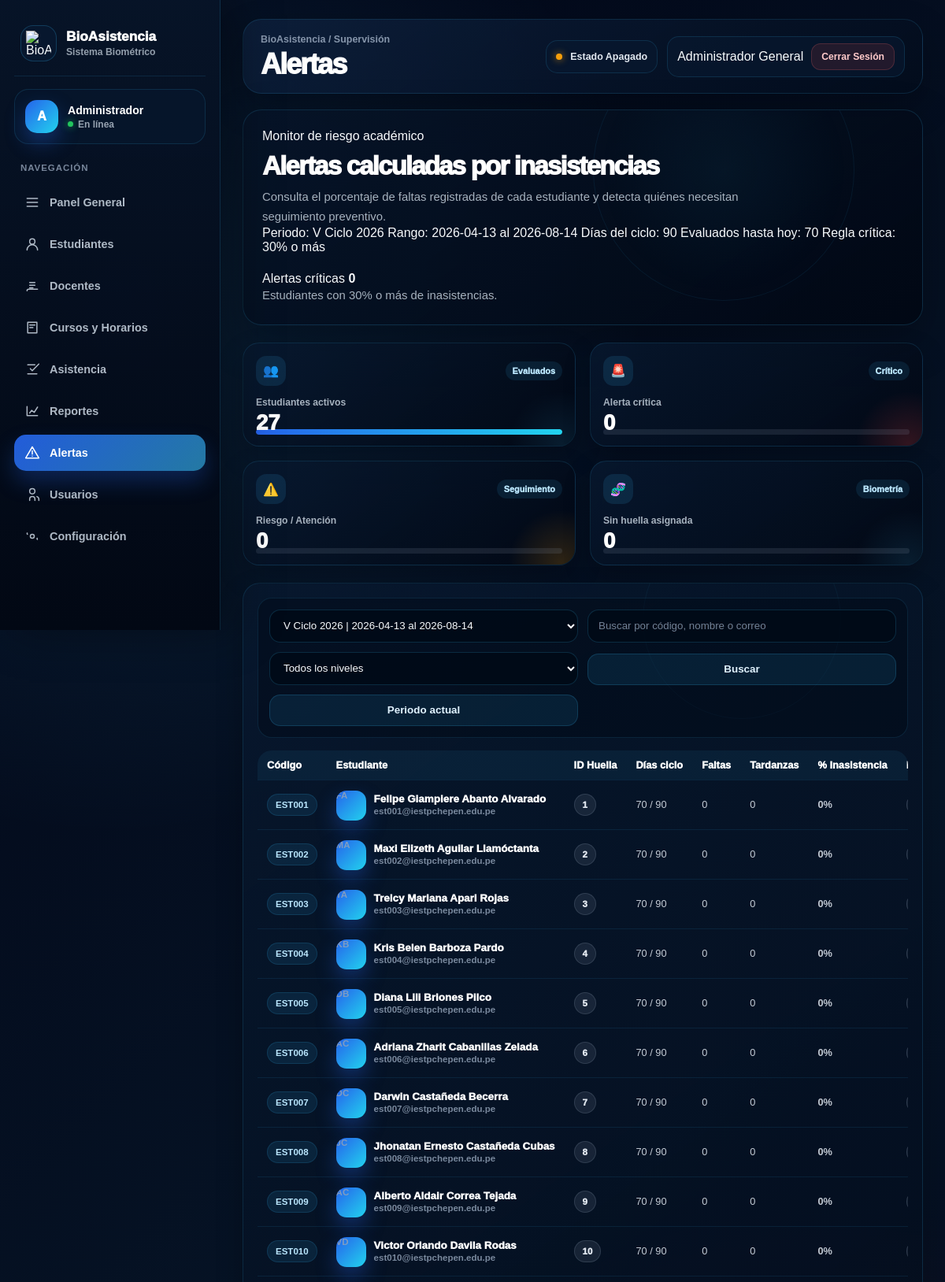
The app's page /pages/alertas.php (signed in, upper part) with its own data.
### tables this page shows
CREATE TABLE periodos_academicos (
    id_periodo INT AUTO_INCREMENT PRIMARY KEY,
    nombre_periodo VARCHAR(100) NOT NULL UNIQUE,
    fecha_inicio DATE NOT NULL,
    fecha_fin DATE NOT NULL,
    estado ENUM('Activo','Inactivo') NOT NULL DEFAULT 'Activo',
    fecha_registro DATETIME NOT NULL DEFAULT CURRENT_TIMESTAMP,
    CONSTRAINT chk_periodo_fechas CHECK (fecha_fin >= fecha_inicio)
);

CREATE TABLE estudiantes (
    id_estudiante INT AUTO_INCREMENT PRIMARY KEY,
    id_periodo INT NOT NULL DEFAULT 1,
    codigo_estudiante VARCHAR(20) NOT NULL UNIQUE,
    nombres VARCHAR(120) NOT NULL,
    apellidos VARCHAR(120) NOT NULL,
    dni VARCHAR(15) NULL UNIQUE,
    correo VARCHAR(150) NULL UNIQUE,
    correo_institucional VARCHAR(150) NULL UNIQUE,
    telefono VARCHAR(20) NULL,
    whatsapp VARCHAR(20) NULL,
    direccion VARCHAR(250) NULL,
    programa_estudios VARCHAR(160) NOT NULL DEFAULT 'Computación e Informática',
    ciclo VARCHAR(20) NOT NULL DEFAULT 'V',
    turno ENUM('Mañana','Tarde','Noche') NOT NULL DEFAULT 'Tarde',
    estado_academico ENUM('Regular','Retirado','Egresado') NOT NULL DEFAULT 'Regular',
    estado ENUM('Activo','Inactivo') NOT NULL DEFAULT 'Activo',
    fecha_registro DATETIME NOT NULL DEFAULT CURRENT_TIMESTAMP,
    CONSTRAINT fk_estudiantes_periodos
        FOREIGN KEY (id_periodo)
        REFERENCES periodos_academicos(id_periodo)
        ON DELETE NO ACTION
        ON UPDATE CASCADE
);

### pages/alertas.php (the view, shortened to what the rows shown need)
<?php
require_once __DIR__ . '/../includes/auth.php';
function fecha_valida_alerta(string $fecha): bool
{
    $partes = explode('-', $fecha);
    return checkdate((int) $partes[1], (int) $partes[2], (int) $partes[0]);
}
function contar_dias_habiles_alerta(string $inicio, string $fin): int
{
    $fechaInicio = new DateTimeImmutable($inicio);
    $fechaFin = new DateTimeImmutable($fin);
    $periodo = new DatePeriod(
        $fechaInicio,
        new DateInterval('P1D'),
        $fechaFin->modify('+1 day')
    );
    $diasHabiles = 0;
    foreach ($periodo as $fecha) {
        $numeroDia = (int) $fecha->format('N');
        if ($numeroDia >= 1 && $numeroDia <= 5) {
            $diasHabiles++;
        }
    }
    return $diasHabiles;
}
function porcentaje_alerta(int $cantidad, int $total): float
{
    return round(($cantidad / $total) * 100, 2);
}
function nivel_riesgo_alerta(float $porcentaje, int $totalDiasCiclo): string
{
    return 'Normal';
}
function estado_academico_desde_nivel_alerta(string $nivel): string
{
    return match ($nivel) {
        'Alerta crítica' => 'Inhabilitado',
        'Riesgo' => 'Riesgo',
        'Atención' => 'Atención',
        default => 'Regular'
    };
}
function clase_riesgo_alerta(string $nivel): string
{
    return match ($nivel) {
        'Alerta crítica' => 'estado-falto alerta-critica',
        'Riesgo' => 'estado-falto alerta-riesgo',
        'Atención' => 'estado-tardanza alerta-atencion',
        'Normal' => 'estado-puntual alerta-normal',
        default => 'estado-pendiente alerta-sin-datos'
    };
}
function recomendacion_alerta(string $nivel): string
{
    return match ($nivel) {
        'Alerta crítica' => 'El estudiante llegó al 30% o más de inasistencias del ciclo académico. Debe figurar como inhabilitado por inasistencia.',
        'Riesgo' => 'Realizar seguimiento inmediato. Está cerca del límite del 30% de inasistencias del ciclo.',
        'Atención' => 'Realizar seguimiento preventivo. Ya alcanzó el 20% de inasistencias del ciclo.',
        'Normal' => 'El estudiante mantiene un nivel de asistencia aceptable dentro del ciclo académico.',
        default => 'No hay un periodo académico válido para calcular el riesgo.'
    };
}
function normalizar_whatsapp_alerta(?string $whatsapp): string
{
    $numero = preg_replace('/\D+/', '', (string) $whatsapp);
    if (strlen($numero) === 9) {
        return '51' . $numero;
    }
    return $numero;
}
function columna_existe_alerta(PDO $pdo, string $tabla, string $columna): bool
{
    $consulta = $pdo->prepare(
        "SELECT COUNT(*)
         FROM information_schema.COLUMNS
         WHERE TABLE_SCHEMA = DATABASE()
         AND TABLE_NAME = :tabla
         AND COLUMN_NAME = :columna"
    );
    $consulta->execute([
        'tabla' => $tabla,
        'columna' => $columna
    ]);
    return (int) $consulta->fetchColumn() > 0;
}
$fechaHoy = date('Y-m-d');
$periodosAcademicos = [];
try {
    $consultaPeriodos = $pdo->query(
        "SELECT id_periodo,
                nombre_periodo,
                fecha_inicio,
                fecha_fin,
                estado
         FROM periodos_academicos
         WHERE estado = 'Activo'
         ORDER BY fecha_inicio ASC"
    );
    $periodosAcademicos = $consultaPeriodos->fetchAll();
} catch (Throwable $e) {
    $periodosAcademicos = [];
    $mensajeError = 'No se encontró la tabla de periodos académicos.';
}
$periodoAcademico = null;
if (!$periodoAcademico) {
    foreach ($periodosAcademicos as $periodo) {
        if ($fechaHoy >= $periodo['fecha_inicio'] && $fechaHoy <= $periodo['fecha_fin']) {
            $periodoAcademico = $periodo;
            break;
        }
    }
}
if ($periodoAcademico) {
    $nombrePeriodo = $periodoAcademico['nombre_periodo'];
    $inicioPeriodo = $periodoAcademico['fecha_inicio'];
    $finPeriodo = $periodoAcademico['fecha_fin'];
} else {
    $idPeriodoSeleccionado = 0;
    $nombrePeriodo = 'Sin periodo académico';
    $inicioPeriodo = $fechaHoy;
    $finPeriodo = $fechaHoy;
}
$finRegistros = $fechaHoy;
$totalDiasCiclo = $periodoAcademico ? contar_dias_habiles_alerta($inicioPeriodo, $finPeriodo) : 0;
$diasTranscurridos = 0;
if ($periodoAcademico && $fechaHoy >= $inicioPeriodo) {
    $diasTranscurridos = contar_dias_habiles_alerta($inicioPeriodo, $finRegistros);
}
$filtroRiesgo = limpiar_texto($_GET['riesgo'] ?? '');
$tieneEstadoAcademico = columna_existe_alerta($pdo, 'estudiantes', 'estado_academico');
$campoEstadoAcademico = $tieneEstadoAcademico
    ? "e.estado_academico"
    : "'Regular' AS estado_academico";
$grupoEstadoAcademico = $tieneEstadoAcademico
    ? ", e.estado_academico"
    : "";
$parametros = [
    'inicio' => $inicioPeriodo,
    'fin' => $finRegistros
];
$sqlBusqueda = "WHERE e.estado = 'Activo'";
$consultaAlertas = $pdo->prepare(
    "SELECT e.id_estudiante,
            e.codigo_estudiante,
            e.nombres,
            e.apellidos,
            e.whatsapp,
            e.correo_institucional,
            $campoEstadoAcademico,
            h.id_sensor AS id_huella,
            COUNT(DISTINCT a.fecha) AS dias_con_registro,
            COALESCE(SUM(CASE WHEN a.estado_entrada = 'Puntual' THEN 1 ELSE 0 END), 0) AS puntuales,
            COALESCE(SUM(CASE WHEN a.estado_entrada = 'Tardanza' THEN 1 ELSE 0 END), 0) AS tardanzas,
            COALESCE(SUM(CASE WHEN a.estado_entrada = 'Falto' THEN 1 ELSE 0 END), 0) AS faltas_registradas
     FROM estudiantes e
     LEFT JOIN asistencias a ON e.id_estudiante = a.id_estudiante
        AND a.fecha BETWEEN :inicio AND :fin
     LEFT JOIN (
         SELECT id_estudiante, MIN(id_sensor) AS id_sensor
         FROM huellas
         WHERE estado = 'Activa'
         GROUP BY id_estudiante
     ) h ON e.id_estudiante = h.id_estudiante
     $sqlBusqueda
     GROUP BY e.id_estudiante,
              e.codigo_estudiante,
              e.nombres,
              e.apellidos,
              e.whatsapp,
              e.correo_institucional
              $grupoEstadoAcademico,
              h.id_sensor
     ORDER BY e.codigo_estudiante ASC"
);
$consultaAlertas->execute($parametros);
$registrosAlertas = $consultaAlertas->fetchAll();
$listaAlertas = [];
foreach ($registrosAlertas as $registro) {
    $diasConRegistro = (int) $registro['dias_con_registro'];
    $faltasRegistradas = (int) $registro['faltas_registradas'];
    $faltasSinRegistro = 0;
    $faltasCalculadas = $faltasRegistradas;
    $tardanzas = (int) $registro['tardanzas'];
    $puntuales = (int) $registro['puntuales'];
    $porcentajeInasistencia = porcentaje_alerta($faltasCalculadas, $totalDiasCiclo);
    $porcentajeTardanza = porcentaje_alerta($tardanzas, $totalDiasCiclo);
    $nivelRiesgo = nivel_riesgo_alerta($porcentajeInasistencia, $totalDiasCiclo);
    $estadoAcademico = estado_academico_desde_nivel_alerta($nivelRiesgo);
    $whatsappNormalizado = normalizar_whatsapp_alerta($registro['whatsapp'] ?? null);
    $correo = trim((string) ($registro['correo_institucional'] ?? ''));
    $sinHuella = empty($registro['id_huella']);
    $sinContacto = $whatsappNormalizado === '' && $correo === '';
    $estudiante = [
        'id_estudiante' => (int) $registro['id_estudiante'],
        'codigo_estudiante' => $registro['codigo_estudiante'],
        'estudiante' => trim($registro['nombres'] . ' ' . $registro['apellidos']),
        'nombres' => $registro['nombres'],
        'apellidos' => $registro['apellidos'],
        'whatsapp' => $registro['whatsapp'],
        'whatsapp_normalizado' => $whatsappNormalizado,
        'correo_institucional' => $correo,
        'id_huella' => $registro['id_huella'],
        'periodo' => $nombrePeriodo,
        'fecha_inicio_periodo' => $inicioPeriodo,
        'fecha_fin_periodo' => $finPeriodo,
        'dias_considerados' => $totalDiasCiclo,
        'dias_transcurridos' => $diasTranscurridos,
        'dias_con_registro' => $diasConRegistro,
        'puntuales' => $puntuales,
        'tardanzas' => $tardanzas,
        'faltas_registradas' => $faltasRegistradas,
        'faltas_sin_registro' => $faltasSinRegistro,
        'faltas_calculadas' => $faltasCalculadas,
        'porcentaje_inasistencia' => $porcentajeInasistencia,
        'porcentaje_tardanza' => $porcentajeTardanza,
        'nivel_riesgo' => $nivelRiesgo,
        'estado_academico' => $estadoAcademico,
        'recomendacion' => recomendacion_alerta($nivelRiesgo),
        'sin_huella' => $sinHuella,
        'sin_contacto' => $sinContacto
    ];
    if ($filtroRiesgo === '' || $filtroRiesgo === $nivelRiesgo) {
        $listaAlertas[] = $estudiante;
    }
}
$inicioSemana = $inicioPeriodo;
$finSemana = $finPeriodo;
?>
<!DOCTYPE html>
<html lang="es">
<head>
    <link rel="stylesheet" href="<?php echo app_url('assets/css/styles.css?v=9999'); ?>">
</head>
<body class="pagina-interna pagina-alertas">
    <div class="contenido-principal">
        <header class="barra-superior">
            <div>
                <h1 class="titulo-pagina">Alertas</h1>
            </div>
        </header>
        <main class="area-contenido">
            <section class="modulo-hero modulo-hero-alertas">
                <div class="modulo-hero-contenido">
                    <h2>Alertas calculadas por inasistencias</h2>
                    <div class="modulo-hero-detalles">
                        <span>Periodo: <?php echo htmlspecialchars($nombrePeriodo, ENT_QUOTES, 'UTF-8'); ?></span>
                        <span>Rango: <?php echo htmlspecialchars($inicioSemana, ENT_QUOTES, 'UTF-8'); ?> al <?php echo htmlspecialchars($finSemana, ENT_QUOTES, 'UTF-8'); ?></span>
                        <span>Días del ciclo: <?php echo (int) $totalDiasCiclo; ?></span>
                        <span>Evaluados hasta hoy: <?php echo (int) $diasTranscurridos; ?></span>
                        <span>Regla crítica: 30% o más</span>
                    </div>
                </div>
            </section>
            <section class="tarjeta-panel panel-premium">
                <div class="tabla-responsive">
                    <table class="tabla-datos tabla-premium">
                        <thead>
                            <tr>
                                <th>Código</th>
                                <th>Estudiante</th>
                                <th>ID Huella</th>
                                <th>Días ciclo</th>
                                <th>Faltas</th>
                                <th>Tardanzas</th>
                                <th>% Inasistencia</th>
                                <th>Nivel</th>
                            </tr>
                        </thead>
                        <tbody>
                            <?php if (count($listaAlertas) === 0): ?>
                                <tr>
                                    <td colspan="10" class="texto-sin-datos">No hay estudiantes que coincidan con los filtros seleccionados</td>
                                </tr>
                            <?php else: ?>
                                <?php foreach ($listaAlertas as $estudiante): ?>
                                    <tr>
                                        <td>
                                            <span class="codigo-chip">
                                                <?php echo htmlspecialchars($estudiante['codigo_estudiante'], ENT_QUOTES, 'UTF-8'); ?>
                                            </span>
                                        </td>
                                        <td>
                                            <div class="celda-usuario">
                                                <span class="avatar-tabla">
                                                    <?php echo htmlspecialchars(mb_substr($estudiante['nombres'], 0, 1) . mb_substr($estudiante['apellidos'], 0, 1), ENT_QUOTES, 'UTF-8'); ?>
                                                </span>
                                                <div>
                                                    <strong><?php echo htmlspecialchars($estudiante['estudiante'], ENT_QUOTES, 'UTF-8'); ?></strong>
                                                    <small><?php echo htmlspecialchars($estudiante['correo_institucional'] !== '' ? $estudiante['correo_institucional'] : 'Correo pendiente', ENT_QUOTES, 'UTF-8'); ?></small>
                                                </div>
                                            </div>
                                        </td>
                                        <td>
                                            <span class="etiqueta-estado <?php echo $estudiante['id_huella'] ? 'estado-puntual' : 'estado-pendiente'; ?>">
                                                <?php echo $estudiante['id_huella'] ? htmlspecialchars((string) $estudiante['id_huella'], ENT_QUOTES, 'UTF-8') : 'Sin huella'; ?>
                                            </span>
                                        </td>
                                        <td>
                                            <?php echo (int) $estudiante['dias_transcurridos']; ?> / <?php echo (int) $estudiante['dias_considerados']; ?>
                                        </td>
                                        <td>
                                            <?php echo (int) $estudiante['faltas_calculadas']; ?>
                                        </td>
                                        <td><?php echo (int) $estudiante['tardanzas']; ?></td>
                                        <td>
                                            <div class="progreso-riesgo">
                                                <strong><?php echo htmlspecialchars((string) $estudiante['porcentaje_inasistencia'], ENT_QUOTES, 'UTF-8'); ?>%</strong>
                                            </div>
                                        </td>
                                        <td>
                                            <span class="etiqueta-estado <?php echo clase_riesgo_alerta($estudiante['nivel_riesgo']); ?>">
                                            </span>
                                        </td>
                                    </tr>
                                <?php endforeach; ?>
                            <?php endif; ?>
                        </tbody>
                    </table>
                </div>
            </section>
        </main>
    </div>
</body>
</html>

### records on screen
periodos_academicos: nombre_periodo "V Ciclo 2026", fecha_inicio "2026-04-13", fecha_fin "2026-08-14", fecha_inicio "70"
estudiantes: codigo_estudiante "EST001", nombres+apellidos "FA", estudiante "Felipe Giampiere Abanto Alvarado", correo_institucional "est001@iestpchepen.edu.pe", id_huella "1", dias_transcurridos "70", dias_considerados "90", faltas_calculadas "0", tardanzas "0", porcentaje_inasistencia "0"
estudiantes: codigo_estudiante "EST002", nombres+apellidos "MA", estudiante "Maxi Elizeth Aguilar Llamóctanta", correo_institucional "est002@iestpchepen.edu.pe", id_huella "2", dias_transcurridos "70", dias_considerados "90", faltas_calculadas "0", tardanzas "0", porcentaje_inasistencia "0"
estudiantes: codigo_estudiante "EST003", nombres+apellidos "TA", estudiante "Treicy Mariana Apari Rojas", correo_institucional "est003@iestpchepen.edu.pe", id_huella "3", dias_transcurridos "70", dias_considerados "90", faltas_calculadas "0", tardanzas "0", porcentaje_inasistencia "0"
estudiantes: codigo_estudiante "EST004", nombres+apellidos "KB", estudiante "Kris Belen Barboza Pardo", correo_institucional "est004@iestpchepen.edu.pe", id_huella "4", dias_transcurridos "70", dias_considerados "90", faltas_calculadas "0", tardanzas "0", porcentaje_inasistencia "0"
estudiantes: codigo_estudiante "EST005", nombres+apellidos "DB", estudiante "Diana Lili Briones Pilco", correo_institucional "est005@iestpchepen.edu.pe", id_huella "5", dias_transcurridos "70", dias_considerados "90", faltas_calculadas "0", tardanzas "0", porcentaje_inasistencia "0"
estudiantes: codigo_estudiante "EST006", nombres+apellidos "AC", estudiante "Adriana Zharit Cabanillas Zelada", correo_institucional "est006@iestpchepen.edu.pe", id_huella "6", dias_transcurridos "70", dias_considerados "90", faltas_calculadas "0", tardanzas "0", porcentaje_inasistencia "0"
estudiantes: codigo_estudiante "EST007", nombres+apellidos "DC", estudiante "Darwin Castañeda Becerra", correo_institucional "est007@iestpchepen.edu.pe", id_huella "7", dias_transcurridos "70", dias_considerados "90", faltas_calculadas "0", tardanzas "0", porcentaje_inasistencia "0"
estudiantes: codigo_estudiante "EST008", nombres+apellidos "JC", estudiante "Jhonatan Ernesto Castañeda Cubas", correo_institucional "est008@iestpchepen.edu.pe", id_huella "8", dias_transcurridos "70", dias_considerados "90", faltas_calculadas "0", tardanzas "0", porcentaje_inasistencia "0"
estudiantes: codigo_estudiante "EST009", nombres+apellidos "AC", estudiante "Alberto Aldair Correa Tejada", correo_institucional "est009@iestpchepen.edu.pe", id_huella "9", dias_transcurridos "70", dias_considerados "90", faltas_calculadas "0", tardanzas "0", porcentaje_inasistencia "0"
estudiantes: codigo_estudiante "EST010", nombres+apellidos "VD", estudiante "Victor Orlando Davila Rodas", correo_institucional "est010@iestpchepen.edu.pe", id_huella "10", dias_transcurridos "70", dias_considerados "90", faltas_calculadas "0", tardanzas "0", porcentaje_inasistencia "0"

### other values on screen
bio_sidebar_texto(bio_sidebar_inicial($nombreSidebar)) "A"
bio_sidebar_texto($rolSidebar) "Administrador"
bio_sidebar_texto($item['titulo']) "Panel General"
bio_sidebar_texto($item['titulo']) "Estudiantes"
bio_sidebar_texto($item['titulo']) "Docentes"
bio_sidebar_texto($item['titulo']) "Cursos y Horarios"
bio_sidebar_texto($item['titulo']) "Asistencia"
bio_sidebar_texto($item['titulo']) "Reportes"
bio_sidebar_texto($item['titulo']) "Alertas"
bio_sidebar_texto($item['titulo']) "Usuarios"
bio_sidebar_texto($item['titulo']) "Configuración"
$estadoDispositivo "Estado Apagado"
$nombreUsuario "Administrador General"
$totalDiasCiclo "90"
$totalCriticos "0"
